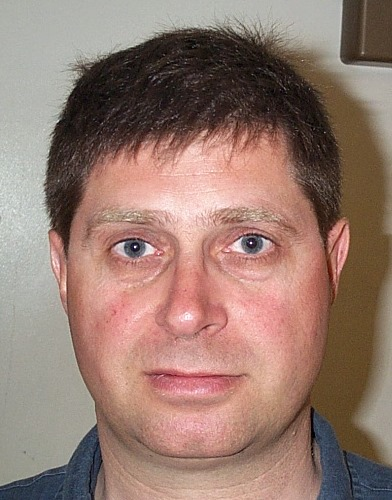
%> input picture Images/DB1/DB1/db1_01.jpg, 392 x 500 px; its folder holds only this picture in this run
$ octave main.m   (GNU Octave 9; MATLAB toolbox functions it lacks are replaced by stand-ins)
%> lines starting %> are read from the running program, lines starting %| are printed output that depends on the picture; in (x1, y1, x2, y2) boxes, pixels count from 0 and x2, y2 are one past the last pixel; in counts of white or black regions, pixels touching at a corner belong together; the program's own positions count from 1
### tnm034FindFace/ImChanges.m
function [Imcroped] = ImChanges(Im)
%Return a croped image and color corrected image

%Color correctd and change colorspace of the image
Im = im2double(Im);
Im1 = AWB(Im);
Im2 = Im1./max(max(Im1));
YCbCr = rgb2ycbcr(Im2);

Y = YCbCr(:,:,1);
Cb = YCbCr(:,:,2);
Cr = YCbCr(:,:,3);

%------------EYE MAP----------------------
eyeC = eyeMapC(Cb, Cr);
eyeC = imadjust(eyeC,stretchlim(eyeC),[]);
eyeL = eyeMapL(Y);
eye = eyeMap(eyeC, eyeL);
%------------MOUTH MAP----------------------
mouth = mouthMap(Cr,Cb);
mouth = bwareaopen(mouth, 1000);
[r, c] = size(mouth);

%------------CUT AWAY FROM THE EYE AND MOUTH MAP----------------------
for i = 1:r
    for j = 1:c
        if(i < 290)
            mouth(i,:) = 0;
        end
        if(j < 75)
            eye(:,j) =  0;
            mouth(:,j) =  0;
        end
        if(i < 100)
            eye(i,:) = 0;
        end
        if(j > 300 )
            mouth(:,j) =  0;
        end
        if(i > 300)
         eye(i,:) = 0;
        end
    end
end

%------------Find the postions of the eyes----------------------
[pairofeyes, L] = find_elements(mouth, eye, r, c);
%If no pair of eyes were found
if(pairofeyes(1,1) == 0 && pairofeyes(1,2) == 0 && pairofeyes(2,1) == 0 && pairofeyes(2,2) == 0 )
    Imcroped = zeros(251,251);
else
%---------------CLEAR EYE MASK----------------
clear_eye_maskIM = clear_eye_mask(L, pairofeyes, r, c);
%---------------ROTATION----------------------
[rotatedIM, rotatedEye] = rotateIm(Im2, clear_eye_maskIM, pairofeyes, r, c);
%---------------SCCALE------------------------
[scaledIM, scaledEyes, decidedEyeAvstand] = scaleIm(rotatedIM, rotatedEye);
%---------------CROP--------------------------
[Imcroped] = cropIm(scaledIM, scaledEyes, decidedEyeAvstand);
end

end

### tnm034FindFace/AWB.m
function [gray_world_lightning] = AWB(Image)
% lightning correction (gray world), return corrrected image

size_ = size(Image(:,:,1));

R_avg = sum(Image(:,:,1), 'all')./( size_(1)* size_(2));
G_avg = sum(Image(:,:,2), 'all')./ (size_(1)* size_(2));
B_avg = sum(Image(:,:,3), 'all')./ (size_(1)* size_(2));

alpha = G_avg/R_avg;
beta = G_avg/B_avg;

Rsen = alpha.* Image(:,:,1);
Gsen = Image(:,:,2);
Bsen = beta.* Image(:,:,3);

gray_world_lightning= cat(3,Rsen, Gsen, Bsen);

end

### tnm034FindFace/eyeMapC.m
function [eyeMap_output] = eyeMapC(cb, cr)

cb2 = power(cb, 2);

cr_neg = 1-cr;
cr2 = power(cr_neg, 2);

eyeMap_output = (1/3)*(cb2 + cr2 + (cb./cr));

end

### tnm034FindFace/eyeMapL.m
function [eyeMapL_output] = eyeMapL(image)

SE = strel('disk',12,8);
numerator = imdilate(image,SE);
denominator = imerode(image,SE) + 1;

eyeMapL_output = numerator./denominator;

end

### tnm034FindFace/eyeMap.m
function [mask] = eyeMap(eyeC, eyeL)

eye = eyeC .* eyeL;

SE2=strel('disk',1);
eye = imerode(eye, SE2);
SE2=strel('disk',10);
eye = imdilate(eye, SE2);

mask = eye > 0.4;

end

### tnm034FindFace/mouthMap.m
function [mouth_map] = mouthMap(cr,cb)
%Return a mouth mask, with potential mouths

cr2 = power(cr,2);

numerator = (sum(cr2, 'all'));
denominator = (sum((cr./cb), 'all'));

ita = 0.95 * (numerator./denominator);
mouth_map = cr2 .* power((cr2 - ita.*(cr./cb)), 2);
mouth_map = mouth_map * 255;

%Dialate the elements
SE = strel('disk',7);
mouth_map = imdilate(mouth_map, SE);

mouth_map = mouth_map > 0.5;

end

### tnm034FindFace/find_elements.m
function [pairofeyes, L_e] = find_elements(mouth, eye, width, height)
%Find the stel elements int the mouth mask ans props for them
L_m = bwlabel(mouth);
Stats_mouth = regionprops(L_m, 'Area', 'Orientation');% Create struct with relevant object properties

for i=1: length(Stats_mouth)
    Area_m(i)=Stats_mouth(i).Area;
    Orientation_m(i)= Stats_mouth(i).Orientation;
end

[r, c]= size(L_m);

%Creat empty masks for the potential eyes and mouths
eyes=zeros(r,c);
mouths=zeros(r,c);

%interval for the mouths areas
lower_m = 1000;
upper_m = 9090;

%Find the moths with the searched area and orientation
find_m=find(Area_m > lower_m & Area_m < upper_m);
number_of_mouths = size(find_m, 2);

if(number_of_mouths > 1)
    find_m=find(Area_m > lower_m & Area_m < upper_m & Orientation_m > -21 & Orientation_m < 21);
end

%Find the centroids for the mouth elements
allcentroid_m=[length(find_m), 2];

for i= 1:length(find_m)
    elements_m =zeros(r,c);
    elements_m(L_m == find_m(i)) = 1;
    s_m = regionprops(elements_m,'Centroid');
    centroids2 = cat(1,s_m.Centroid);
    allcentroid_m(i,1) = centroids2(1,1);
    allcentroid_m(i,2) = centroids2(1,2);
    mouths(L_m == find_m(i)) = 1;
end

%Incase there are more then one mouth found, find the true mouth
numberof_m = size(find_m, 2);
truemouth = zeros(1,2);
index = 0;
maxy_m = 0;

if(numberof_m > 1)
   for i = 1:numberof_m
       if(maxy_m < allcentroid_m(i,2))
           maxy_m = allcentroid_m(i,2);
           index = i;
        end
    end
    truemouth(1,1) = allcentroid_m(index,1);
    truemouth(1,2) = maxy_m;
else
    truemouth= allcentroid_m;
end


% Cut away some of the eye elemets in the eye mask with help of the mouth
posy = truemouth(1,1);
posx = truemouth(1,2);

for i = 1:width
    for j = 1:height
        if(i > posx && j >= posy)
            eye(i,:) = 0;
        end
    end
end

%Find the elments in the eye mask and their area
L_e = bwlabel(eye);
Stats_eye = regionprops(L_e, 'Area');
for i= 1: length(Stats_eye)
    Area_e(i)=Stats_eye(i).Area;
end

%The intervall for area of potentiall eyes
lower_e = 300;
upper_e = 5350;

%Find the eye elements with area in the right intervall
findEyes= find(Area_e > lower_e  & Area_e <= upper_e);
allCentroid_e=[length(findEyes), 2];

for i= 1:length(findEyes)
    elements_e =zeros(r,c);
    elements_e(L_e == findEyes(i)) = 1;
    s_e = regionprops(elements_e,'Centroid');
    centroids_e = cat(1,s_e.Centroid);
    allCentroid_e(i,1)= centroids_e(1,1);
    allCentroid_e(i,2) =centroids_e(1,2);
    eyes(L_e == findEyes(i)) = 1;
end

%Find the true eyes
number_of_eyes = size(findEyes, 2);
[m,n]= size(allCentroid_e);

dist_eye_mouth= zeros(m,1);
diff_eye_mouth = 100;
ydiff_eyes = 100;
dist=10000;
nr_ofpairs = 1;
xdiff_eyes = 0;

found = 0;

if(number_of_eyes>1)
    for i=1:length(allCentroid_e)
        dist_eye_mouth(i,1)= abs(truemouth(1,1)-allCentroid_e(i,1));
    end

    for i=1:length(dist_eye_mouth)
        for j=1:length(dist_eye_mouth)
            if(i~=j)
                diff_eye_mouth = abs(dist_eye_mouth(i,1)- dist_eye_mouth(j,1));
                ydiff_eyes = abs(allCentroid_e(i,2) - allCentroid_e(j,2));
                xdiff_eyes = abs(allCentroid_e(i,1)-allCentroid_e(j,1));
                %Condidtions for a possible pair of eyes
                if diff_eye_mouth < 57 && dist > (dist_eye_mouth(i,1) + dist_eye_mouth(j,1))/2  && ydiff_eyes < 23 && allCentroid_e(j,2) > 190 && xdiff_eyes < 200 && xdiff_eyes > 70
                    found = 1;
                    eye1(nr_ofpairs) = i;
                    eye2(nr_ofpairs) = j;
                    nr_ofpairs = nr_ofpairs +1;
                    dist = (dist_eye_mouth(i,1) + dist_eye_mouth(j,1))/2;
                end
            end
        end
    end
end

%Incase there are more than one pair of eyes that could be the true eyes
if(nr_ofpairs > 2)
    %Incase the left eye is the same for both of the pair
    if(eye2(1) == eye2(2))
        eye2 = eye2(1);
        if(allCentroid_e(eye1(1),1) > allCentroid_e(eye1(2),1))
            eye1 = eye1(1);
        else
            eye1 = eye1(2);
        end
    %If their are two pairofeyes with different numbers, take the first
    %one, the one that is furthest down in the image
    else
        eye1 = eye1(1);
        eye2 = eye2(1);
    end
end

%Incase two eyes where found, otherwise pairofyes will be zeros
pairofeyes= zeros(2,2);
if(found == 1)
    pairofeyes(1,1) = allCentroid_e(eye1,1);
    pairofeyes(1,2) = allCentroid_e(eye1,2);
    pairofeyes(2,1) = allCentroid_e(eye2,1);
    pairofeyes(2,2) = allCentroid_e(eye2,2);
end
end

### tnm034FindFace/clear_eye_mask.m
function [clear_eye_mask] = clear_eye_mask(L, pairofeyes, r, c)
% Clear the eye mask from all potentiall eyes except the true eyes

value_eye1 = L(round(pairofeyes(1,2)), round(pairofeyes(1,1)));
value_eye2 = L(round(pairofeyes(2,2)), round(pairofeyes(2,1)));

clear_eye_mask = zeros(r,c);

for(i = 1 : r)
    for(j = 1 : c)
        if(L(i,j) == value_eye1)
           clear_eye_mask(i,j) = 1;
        elseif(L(i,j) == value_eye2)
           clear_eye_mask(i,j) = 1;
        end
    end
end

end

### tnm034FindFace/rotateIm.m
function [rotIm,rotEye] = rotateIm(Im, Eyes, pairofeyes, r, c)
%Rotate the image so that the eyes are horizontal
Im = rgb2gray(Im);

%The angle neede to rotate the left eye in position with the left
iTan=(abs(pairofeyes(1,2)-pairofeyes(2,2)))/(abs(pairofeyes(1,1)-pairofeyes(2,1)));
degrees_to_rotateat = atand(iTan);
direction= 1;
%Wich direction the rotation is
if (pairofeyes(1,2) > pairofeyes(2,2))
    direction= -1;       %medurs
end
degrees_to_rotateat = degrees_to_rotateat * direction;

%Padd the image so that the right eye is placed in the middle of the image
rightN= c-pairofeyes(1,1);
paddN = abs(round(rightN-pairofeyes(1,1)));
rightM = r-pairofeyes(1,2);
paddM = abs(round(rightM-pairofeyes(1,2)));

paddIm = padarray(Im,[paddM,paddN],0,'pre');
paddEyes = padarray(Eyes,[paddM, paddN],0,'pre');

%Rotate the padded image and the eye mask
rotIm  = imrotate(paddIm,degrees_to_rotateat, 'bicubic','crop');
rotEye = imrotate(paddEyes,degrees_to_rotateat,  'bicubic', 'crop');

end

### tnm034FindFace/scaleIm.m
function [scaledIm, scaledEyes, decidedDistEyes] = scaleIm(Im, Eyes)
%Scale the image and the eye mask

%Find the centroids in the eye mask
 L = bwlabel(Eyes);
 Stats = regionprops(L, 'Centroid');
 centroids= zeros(length(Stats),2);
for i=1: length(Stats)
    centroids(i,1)= Stats(i).Centroid(1);
    centroids(i,2)= Stats(i).Centroid(2);
end

%The distance between the eyes
distEyes = sqrt(((centroids(1,1) - centroids(2,1))^2 + (centroids(1,2) - centroids(2,2))^2));

%The pre decided distance between the two eyes
decidedDistEyes = 94;

%Scale the image and the eye mask with the scalfactor
scaleFactor = decidedDistEyes/distEyes;
scaledIm = imresize(Im, scaleFactor, 'bicubic');
scaledEyes = imresize(Eyes, scaleFactor, 'bicubic');

end

### tnm034FindFace/cropIm.m
function [cropedIm] = cropIm(Im, Eyes, decidedEyeAvstand)
% crop the image and set the eyes in the same postion for every image

%Find the two eyes and their centroids
 L = bwlabel(Eyes);
 Stats = regionprops(L, 'Centroid');
 centroids= zeros(length(Stats),2);
for i=1: length(Stats)
    centroids(i,1)= Stats(i).Centroid(1);
    centroids(i,2)= Stats(i).Centroid(2);
end

%Find wich eye is the left one
leftEyeCent= [10000.0, 0.0];
for i=1:2
    if(centroids(i,1) < leftEyeCent(1))
        leftEyeCent(1)= centroids(i,1);
        leftEyeCent(2)= centroids(i,2);
    end
end

% Size of the croped image.
wantedM= 250;
wantedN= 250;

%Find the wanted postion for the left eye in x
wantedPosX= (wantedN/2)-(decidedEyeAvstand/2);
column= round(leftEyeCent(1)- wantedPosX);

%The wanted position for the left eye in y
wantedPosY= 110;
row= round(leftEyeCent(2)- wantedPosY);

%Crop and normalize the image
cropedIm = imcrop(Im, [column row wantedM wantedN]);
cropedIm = rescale(cropedIm);

end

### tnm034FindFace/saveToDatabase.m
function [I, w, Ui, meanFace] = saveToDatabase(n_vector, sizeS)
%Save images information to a database
meanFace = mean(n_vector,2);


for i = 1:sizeS
    meanFace_diff(:,i) = n_vector(:,i) - meanFace;
end

%steg 5 find covatiance matric C
A = meanFace_diff;

%k �r kopplat till eValues, inte mest prio!
[eVectors, eValues] = eig(A'*A);

%steg 6c, face space
Ui =  A * eVectors;

w = Ui' * A;

%EigenFaces
I = meanFace + sum(Ui * w);

%Save to a database
save('database.mat','I', 'w', 'Ui','meanFace');

end

### tnm034FindFace/identyfy_index.m
function [index] = identyfy_index(Image, meanFace, Ui, w)
%Find the index of the serch image, (PCA)
    [rows, columns, rgb] = size(Image);
    ImReshaped = reshape(Image, [rows*columns, 1]);

    A = (ImReshaped - meanFace);
    wtest = Ui' * A;

    distance = 100000;
    index = 0;
    thresh = 1150;

    [~,n] = size(w);

    %Find the index with the shortes distance to the searched image
    for i = 1:n
       if sqrt(sum(abs(wtest - w(:,i)).^2)) < distance
         distance = sqrt(sum(abs(wtest - w(:,i)).^2));
         index = i;
       end
    end

    %Incase the distance is to large, the idex should be 0
    if distance > thresh
      index = 0;
    end


end

### tnm034FindFace/tnm034.m
function [index] = tnm034(im)
% find index for serch image, if not foud return 0

    %load image database
    load('database.mat');
    %crop image
    [cropedIMchange] = ImChanges(im);
    %find index from database
    index = identyfy_index(cropedIMchange, meanFace, Ui, w);

end

### tnm034FindFace/main.m
clear all
close all
D = 'C:\Users\Ljung\Documents\Avancerad bildbehandling\Projektet FindFaces\Images\DB1\DB1';
D0 = 'C:\Users\Ljung\Documents\Avancerad bildbehandling\Projektet FindFaces\Images\DB0\DB0';
n=1;
S = dir(fullfile(D,'*.jpg')); % pattern to match filenames.

%------ Ifall databasen ska g鰎as om-------------
for k = 1:numel(S)
    F = fullfile(D,S(k).name);
    I = imread(F);
%> I is the input picture: size 500x392x3 uint8; mean R, G, B 150.1, 122.6, 111.8
    cropedIM = ImChanges(I);
%> in AWB, `size_ = size(Image(:,:,1));`: size_ = [500 392]
%> in AWB, `R_avg = sum(Image(:,:,1), 'all')./( size_(1)* size_(2));`: R_avg = 0.588
%> in AWB, `G_avg = sum(Image(:,:,2), 'all')./ (size_(1)* size_(2));`: G_avg = 0.481
%> in AWB, `B_avg = sum(Image(:,:,3), 'all')./ (size_(1)* size_(2));`: B_avg = 0.439
%> in AWB, `alpha = G_avg/R_avg;`: alpha = 0.817
%> in AWB, `beta = G_avg/B_avg;`: beta = 1.1
%> in eyeMap, `mask = eye > 0.4;`:
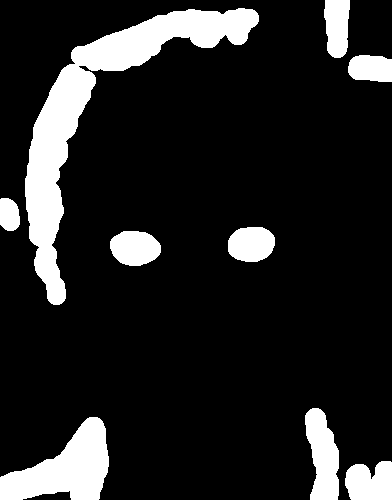
%> mask: size 500x392 logical; 14.3% white; 9 white regions, largest, box (x1, y1, x2, y2) and area: (25, 8, 259, 305) 13591, (0, 417, 109, 500) 5002, (305, 408, 339, 500) 2212
%> in mouthMap, `cr2 = power(cr,2);`:
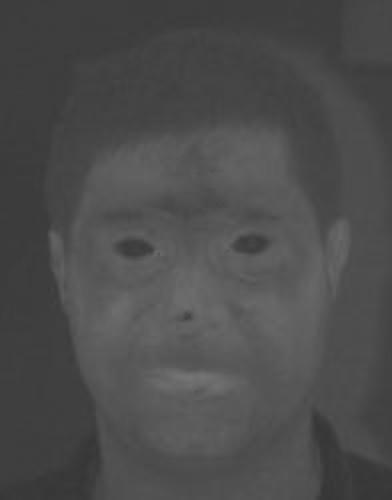
%> cr2: size 500x392 double; min 0.213, max 0.462, mean 0.302
%> in mouthMap, `numerator = (sum(cr2, 'all'));`: numerator = 59264.1
%> in mouthMap, `denominator = (sum((cr./cb), 'all'));`: denominator = 232982.5
%> in mouthMap, `ita = 0.95 * (numerator./denominator);`: ita = 0.242
%> after the loop in ImChanges, `for i = 1:r`:
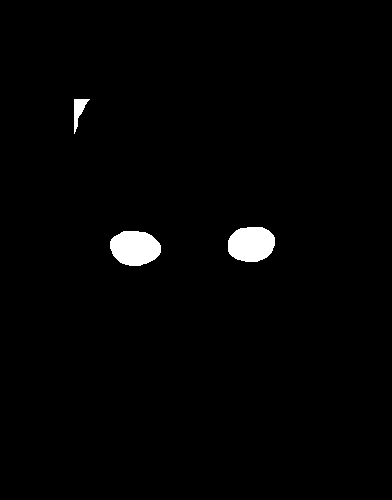
%> eye: size 500x392 logical; 1.5% white; 3 white regions, box (x1, y1, x2, y2) and area: (110, 231, 161, 266) 1406, (228, 227, 275, 262) 1352, (74, 99, 90, 134) 243
%> in find_elements, `Stats_mouth = regionprops(L_m, 'Area', 'Orientation');`: Stats_mouth = 1 region; Area and Orientation: 2336 -3.19
%> the loop in find_elements, `for i=1: length(Stats_mouth)` made 1 pass
%> in find_elements, `find_m=find(Area_m > lower_m & Area_m < upper_m);`: find_m = 1
%> in find_elements, `allcentroid_m=[length(find_m), 2];`: allcentroid_m = [1 2]
%> the loop in find_elements, `for i= 1:length(find_m)` made 1 pass
%> centroids2 on pass 1: [190.8 382.3]
%> after the loop in find_elements, `for i= 1:length(find_m)`: allcentroid_m = [190.8 382.3]
%> in find_elements, `numberof_m = size(find_m, 2);`: numberof_m = 1
%> in find_elements, `truemouth= allcentroid_m;`: truemouth = [190.8 382.3]
%> in find_elements, `posy = truemouth(1,1);`: posy = 190.8
%> in find_elements, `posx = truemouth(1,2);`: posx = 382.3
%> in find_elements, `Stats_eye = regionprops(L_e, 'Area');`: Stats_eye = 3 regions; Area: 1406, 1352, 243
%> the loop in find_elements, `for i= 1: length(Stats_eye)` made 3 passes
%> after the loop in find_elements, `for i= 1: length(Stats_eye)`: Area_e = [243 1406 1352]
%> in find_elements, `findEyes= find(Area_e > lower_e  & Area_e <= upper_e);`: findEyes = [2 3]
%> in find_elements, `allCentroid_e=[length(findEyes), 2];`: allCentroid_e = [2 2]
%> the loop in find_elements, `for i= 1:length(findEyes)` made 2 passes
%> centroids_e on passes 1 to 2: [135.6 248.6], [251.8 244.7]
%> after the loop in find_elements, `for i= 1:length(findEyes)`:
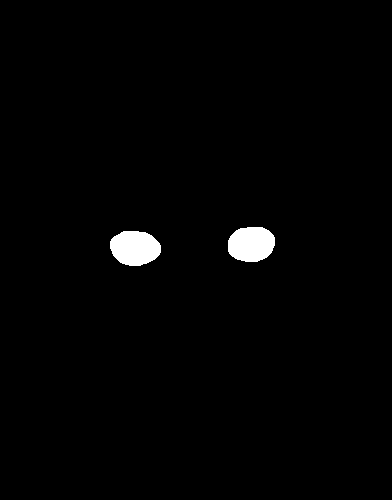
%> eyes: size 500x392 double; values 0 (black) and 1 (white), 1.4% white; 2 white regions, box (x1, y1, x2, y2) and area: (110, 231, 161, 266) 1406, (228, 227, 275, 262) 1352
%> after the loop in find_elements, `for i= 1:length(findEyes)`: allCentroid_e = [135.6 248.6; 251.8 244.7]
%> in find_elements, `number_of_eyes = size(findEyes, 2);`: number_of_eyes = 2
%> the loop in find_elements, `for i=1:length(allCentroid_e)` made 2 passes
%> after the loop in find_elements, `for i=1:length(allCentroid_e)`: dist_eye_mouth = [55.21; 61.08]
%> the loop in find_elements, `for i=1:length(dist_eye_mouth)` made 2 passes
%> after the loop in find_elements, `for i=1:length(dist_eye_mouth)`: diff_eye_mouth = 5.87; dist = 58.14; found = 1; nr_ofpairs = 2; xdiff_eyes = 116.3; ydiff_eyes = 3.88
%> in ImChanges, `[pairofeyes, L] = find_elements(mouth, eye, r, c);`: pairofeyes = [135.6 248.6; 251.8 244.7]
%> in clear_eye_mask, `value_eye1 = L(round(pairofeyes(1,2)), round(pairofeyes(1,1)));`: value_eye1 = 2
%> in clear_eye_mask, `value_eye2 = L(round(pairofeyes(2,2)), round(pairofeyes(2,1)));`: value_eye2 = 3
%> in rotateIm, `Im = rgb2gray(Im);`:
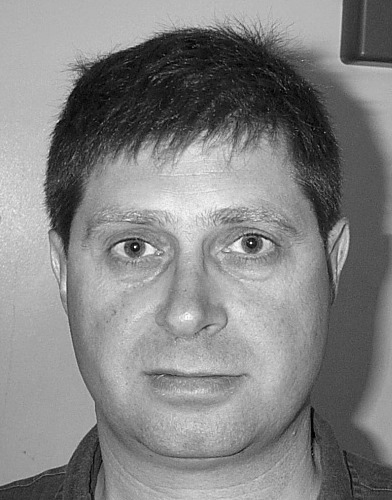
%> Im: size 500x392 double; min 0.00179, max 1, mean 0.515
%> in rotateIm, `iTan=(abs(pairofeyes(1,2)-pairofeyes(2,2)))/(abs(pairofeyes(1,1)-pairo..`: iTan = 0.0334
%> in rotateIm, `degrees_to_rotateat = atand(iTan);`: degrees_to_rotateat = 1.91
%> in rotateIm, `degrees_to_rotateat = degrees_to_rotateat * direction;`: degrees_to_rotateat = -1.91
%> in rotateIm, `rightN= c-pairofeyes(1,1);`: rightN = 256.4
%> in rotateIm, `paddN = abs(round(rightN-pairofeyes(1,1)));`: paddN = 121
%> in rotateIm, `rightM = r-pairofeyes(1,2);`: rightM = 251.4
%> in rotateIm, `paddM = abs(round(rightM-pairofeyes(1,2)));`: paddM = 3
%> in rotateIm, `rotEye = imrotate(paddEyes,degrees_to_rotateat,  'bicubic', 'crop');`:
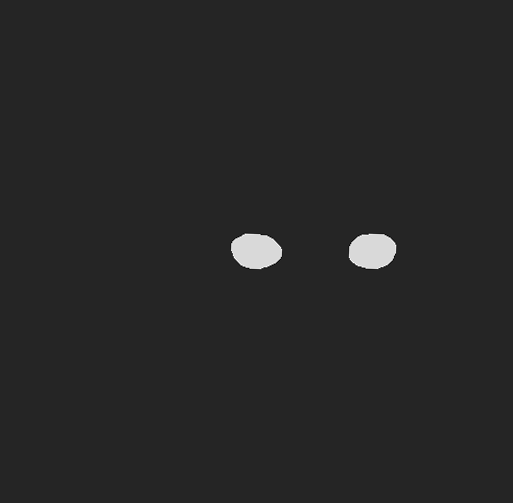
%> rotEye: size 503x513 double; min -0.21, max 1.21, mean 0.0107; drawn with min black and max white
%> in scaleIm, `Stats = regionprops(L, 'Centroid');`: Stats = 2 regions; Centroid: [256.6 251.6], [372.9 251.7]
%> the loop in scaleIm, `for i=1: length(Stats)` made 2 passes
%> after the loop in scaleIm, `for i=1: length(Stats)`: centroids = [256.6 251.6; 372.9 251.7]
%> in scaleIm, `distEyes = sqrt(((centroids(1,1) - centroids(2,1))^2 + (centroids(1,2)..`: distEyes = 116.3
%> in scaleIm, `scaleFactor = decidedDistEyes/distEyes;`: scaleFactor = 0.808
%> in ImChanges, `[scaledIM, scaledEyes, decidedEyeAvstand] = scaleIm(rotatedIM, rotated..`: decidedEyeAvstand = 94
%> in cropIm, `Stats = regionprops(L, 'Centroid');`: Stats = 2 regions; Centroid: [207.6 203.7], [301.9 203.7]
%> the loop in cropIm, `for i=1: length(Stats)` made 2 passes
%> after the loop in cropIm, `for i=1: length(Stats)`: centroids = [207.6 203.7; 301.9 203.7]
%> after the loop in cropIm, `for i=1:2`: leftEyeCent = [207.6 203.7]
%> in cropIm, `wantedPosX= (wantedN/2)-(decidedEyeAvstand/2);`: wantedPosX = 78
%> in cropIm, `column= round(leftEyeCent(1)- wantedPosX);`: column = 130
%> in cropIm, `row= round(leftEyeCent(2)- wantedPosY);`: row = 94
%> in cropIm, `cropedIm = imcrop(Im, [column row wantedM wantedN]);`:
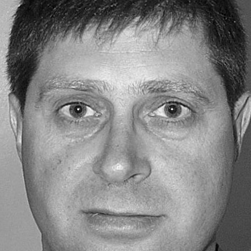
%> cropedIm: size 251x251 double; min 0.0129, max 1.03, mean 0.547; drawn with min black and max white

    [numrows, numcols, rgb] = size(cropedIM);

    cropedIM = reshape(cropedIM, [numrows*numcols, 1]);

    n_vector(:,k) = cropedIM;
end

[I, w, Ui, meanFace] = saveToDatabase(n_vector, numel(S));
%> in saveToDatabase, `[eVectors, eValues] = eig(A'*A);`: eVectors = 1; eValues = 0
%> w = 0


for k = 1:numel(S)
    F = fullfile(D,S(k).name);
    I = imread(F);
    %I= imroate()
    % skala
    % f鋜g鋘dring
    id= tnm034(I);
%> in find_elements (call 2), `Stats_mouth = regionprops(L_m, 'Area', 'Orientation');`: Stats_mouth = 1 region; Area and Orientation: 2336 -3.19
%> the loop in find_elements (call 2), `for i=1: length(Stats_mouth)` made 1 pass
%> the loop in find_elements (call 2), `for i= 1:length(find_m)` made 1 pass
%> in find_elements (call 2), `Stats_eye = regionprops(L_e, 'Area');`: Stats_eye = 3 regions; Area: 1406, 1352, 243
%> the loop in find_elements (call 2), `for i= 1: length(Stats_eye)` made 3 passes
%> the loop in find_elements (call 2), `for i= 1:length(findEyes)` made 2 passes
%> the loop in find_elements (call 2), `for i=1:length(allCentroid_e)` made 2 passes
%> the loop in find_elements (call 2), `for i=1:length(dist_eye_mouth)` made 2 passes
%> in scaleIm (call 2), `Stats = regionprops(L, 'Centroid');`: Stats = 2 regions; Centroid: [256.6 251.6], [372.9 251.7]
%> the loop in scaleIm (call 2), `for i=1: length(Stats)` made 2 passes
%> in cropIm (call 2), `Stats = regionprops(L, 'Centroid');`: Stats = 2 regions; Centroid: [207.6 203.7], [301.9 203.7]
%> the loop in cropIm (call 2), `for i=1: length(Stats)` made 2 passes
%> in identyfy_index, `wtest = Ui' * A;`: wtest = 0
%> the loop in identyfy_index, `for i = 1:n` made 1 pass
%> distance on pass 1: 0
%> after the loop in identyfy_index, `for i = 1:n`: index = 1
%> id = 1

     if(id == k)
        disp('r鋞t');
    else
       disp('fel: ');
       disp(k)
    end
end
